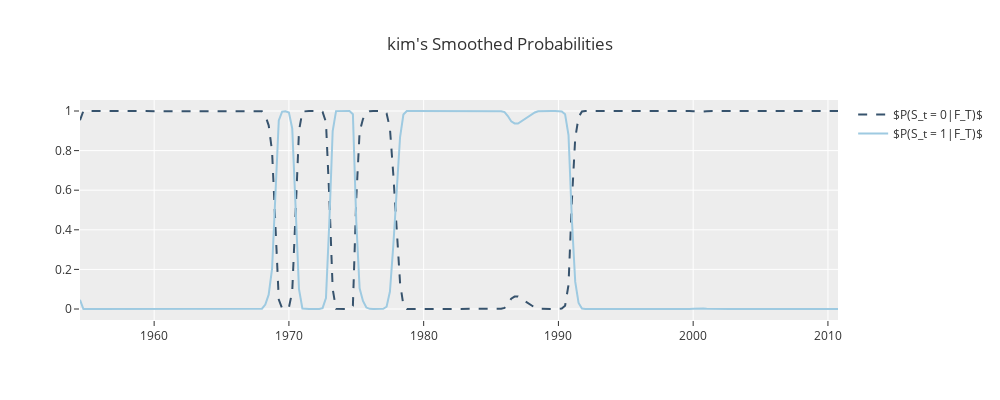

Notebook code for this chart:
### Code cell
fig = go.Figure()
fig.add_trace(go.Scatter(x=dates, y=msm.smoothed_prob[:, 0], mode='lines',
name='$P(S_t = 0|F_T)$',line=dict(color='rgb(55, 83, 109)', dash='dash')));
fig.add_trace(go.Scatter(x=dates, y=msm.smoothed_prob[:, 1], mode='lines',
name='$P(S_t = 1|F_T)$',line=dict(color='rgb(158,202,225)')));
fig.update_layout(title_text="kim's Smoothed Probabilities",
                 template='ggplot2', height=400, width=1000);
fig.show();

### Figure 1 — Plotly figure (JSON) as saved in the notebook; plotly's stock layout.template omitted (floating-point values rounded to 4 significant figures; data arrays with more than 128 entries replaced by an {"elided": "..."} marker saying what was removed)
{"data": [{"line": {"color": "rgb(55, 83, 109)", "dash": "dash"}, "mode": "lines", "name": "$P(S_t = 0|F_T)$", "type": "scatter", "x": {"elided": "226 str values"}, "y": {"elided": "226 float values"}}, {"line": {"color": "rgb(158,202,225)"}, "mode": "lines", "name": "$P(S_t = 1|F_T)$", "type": "scatter", "x": {"elided": "226 str values"}, "y": {"elided": "226 float values"}}], "layout": {"height": 400, "title": {"text": "kim's Smoothed Probabilities"}, "width": 1000}}
